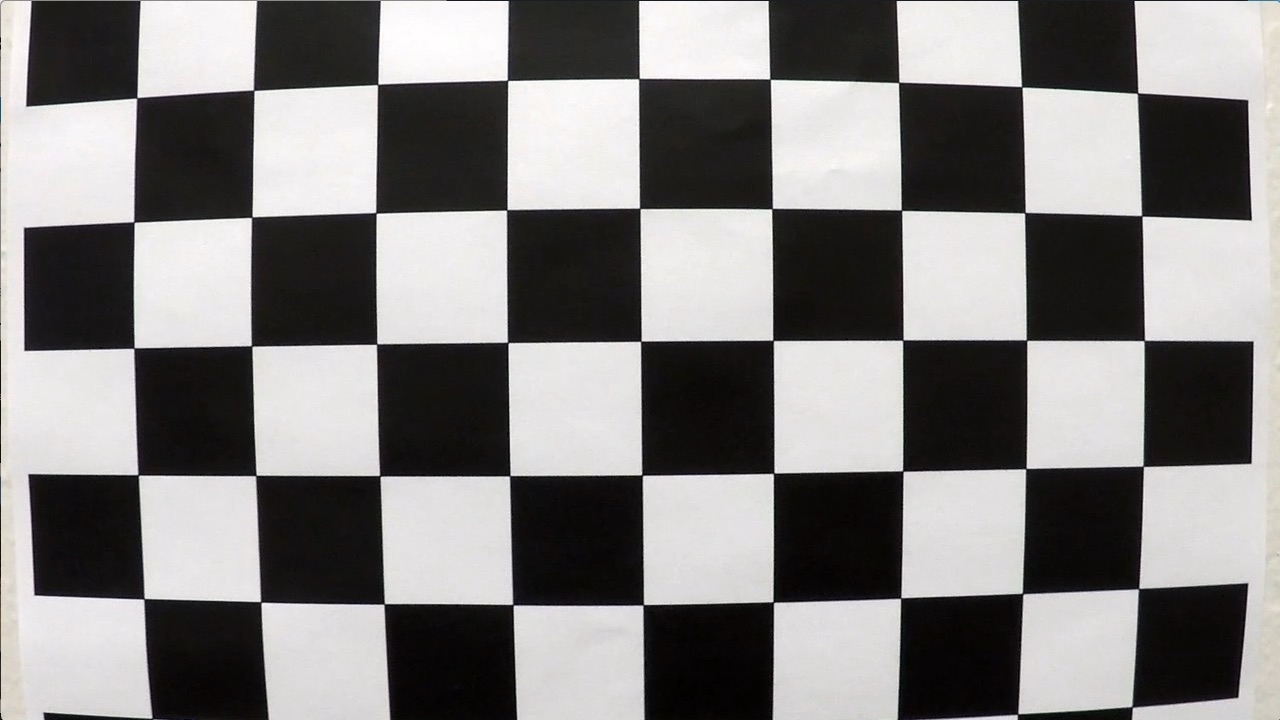
#> input picture P2/camera_cal/calibration1.jpg, 1280 x 720 px
$ jupyter execute --allow-errors P2.ipynb   (older library calls are emulated)   (text cells are left out)
#> lines starting #> are read from the running program, lines starting #| are printed output that depends on the picture; pictures that were not available may be replaced by others from this repository, and a replacement may not be noted
[cell 1]
# ------------------------------------------------- Import ------------------------------------------------- #
import matplotlib.image as mpimg
import matplotlib.pyplot as plt
import numpy as np
import glob
import cv2
import os
# ------------------------------------------------- Import ------------------------------------------------- #

[cell 2]
# ------------------------------------------------- Camera Calibration ------------------------------------------------- #
def Chessboard_Calibrate():

    objp = np.zeros((6*9, 3), np.float32)
    objp[:, :2] = np.mgrid[0:9, 0:6].T.reshape(-1, 2)

    objpoints = []
    imgpoints = []

    images = glob.glob('camera_cal/calibration*.jpg')

    for idx, fname in enumerate(images):

        img = cv2.imread(fname)
        gray = cv2.cvtColor(img, cv2.COLOR_RGB2GRAY)

        ret, corners = cv2.findChessboardCorners(gray, (9, 6), None)

        if ret == True:

            objpoints.append(objp)
            imgpoints.append(corners)

            cv2.drawChessboardCorners(img, (9, 6), corners, ret)

    ret, mtx, dist, rvecs, tvecs = cv2.calibrateCamera(objpoints, imgpoints, img.shape[1:], None, None)

    return mtx, dist

# ------------------------------------------------- Camera Calibration ------------------------------------------------- #

[cell 3]
# ------------------------------------------------- Binary Threshold Image ------------------------------------------------- #
def Binary_Threshold(img):

    # R-channel & S-channel
    hls = cv2.cvtColor(img, cv2.COLOR_RGB2HLS)
    r_channel = img[:, :, 0]
    s_channel = hls[:, :, 2]

    # Sobel binary x-gradient
    gray = cv2.cvtColor(img, cv2.COLOR_RGB2GRAY)

    sobelx = cv2.Sobel(gray, cv2.CV_64F, 1, 0, ksize=11)
    abs_sobelx = np.absolute(sobelx)
    scaled_sobelx = np.uint8(255*abs_sobelx/np.max(abs_sobelx))

    thresh_min = 20
    thresh_max = 100

    sb_binary = np.zeros_like(scaled_sobelx)
    sb_binary[(scaled_sobelx >= thresh_min) & (scaled_sobelx <= thresh_max)] = 1

    # S-binary
    s_thresh_min = 170
    s_thresh_max = 255

    s_binary = np.zeros_like(s_channel)
    s_binary[(s_channel >= s_thresh_min) & (s_channel <= s_thresh_max)] = 1

    # R-binary
    r_thresh_min = 225
    r_thresh_max = 255

    r_binary = np.zeros_like(r_channel)
    r_binary[(r_channel >= r_thresh_min) & (r_channel <= r_thresh_max)] = 1

    combined_binary = np.zeros_like(sb_binary)

    combined_binary[(r_binary == 1) | (sb_binary == 1) | (s_binary == 1)] = 1

    binary_output = combined_binary * 255

    return binary_output

# ------------------------------------------------- Binary Threshold Image ------------------------------------------------- #

[cell 4]
# BT_Test()

[cell 5]
# [31 lines of commented-out code are left out]

[cell 6]
# ------------------------------------------------- Find Lane Lines Utils ------------------------------------------------- #
def Find_Lane_Pixels(img):

    histogram = np.sum(img[img.shape[0]//2:,:], axis=0)

    midpoint = np.int(histogram.shape[0]//2)
    leftx_base = np.argmax(histogram[:midpoint])
    rightx_base = np.argmax(histogram[midpoint:]) + midpoint

    nwindows = 9
    margin = 60
    minpix = 50

    window_height = np.int(img.shape[0]//nwindows)

    nonzero = img.nonzero()
    nonzeroy = np.array(nonzero[0])
    nonzerox = np.array(nonzero[1])

    leftx_current = leftx_base
    rightx_current = rightx_base

    left_lane_inds = []
    right_lane_inds = []

    # Step through the windows one by one
    for window in range(nwindows):

        # Identify window boundaries in x and y (and right and left)
        win_y_low = img.shape[0] - (window+1)*window_height
        win_y_high = img.shape[0] - window*window_height
        win_xleft_low = leftx_current - margin
        win_xleft_high = leftx_current + margin
        win_xright_low = rightx_current - margin
        win_xright_high = rightx_current + margin

        # Identify the nonzero pixels in x and y within the window #
        good_left_inds = ((nonzeroy >= win_y_low) & (nonzeroy < win_y_high) &
        (nonzerox >= win_xleft_low) &  (nonzerox < win_xleft_high)).nonzero()[0]
        good_right_inds = ((nonzeroy >= win_y_low) & (nonzeroy < win_y_high) &
        (nonzerox >= win_xright_low) &  (nonzerox < win_xright_high)).nonzero()[0]

        # Append these indices to the lists
        left_lane_inds.append(good_left_inds)
        right_lane_inds.append(good_right_inds)

        # If you found > minpix pixels, recenter next window on their mean position
        if len(good_left_inds) > minpix:
            leftx_current = np.int(np.mean(nonzerox[good_left_inds]))
        if len(good_right_inds) > minpix:
            rightx_current = np.int(np.mean(nonzerox[good_right_inds]))

    # Concatenate the arrays of indices (previously was a list of lists of pixels)
    try:

        left_lane_inds = np.concatenate(left_lane_inds)
        right_lane_inds = np.concatenate(right_lane_inds)

    except ValueError:

        # Avoids an error if the above is not implemented fully
        pass

    # Extract left and right line pixel positions
    leftx = nonzerox[left_lane_inds]
    lefty = nonzeroy[left_lane_inds]
    rightx = nonzerox[right_lane_inds]
    righty = nonzeroy[right_lane_inds]

    return leftx, lefty, rightx, righty

# ------------------------------------- #

def Fit_Polynomial(img):

    leftx, lefty, rightx, righty = Find_Lane_Pixels(img)

    # Fit a second order polynomial to each using `np.polyfit`
    left_fit = np.polyfit(lefty, leftx, 2)
    right_fit = np.polyfit(righty, rightx, 2)

    # Generate x and y values for plotting
    ploty = np.linspace(0, img.shape[0]-1, img.shape[0])

    try:

        left_fitx = left_fit[0]*ploty**2 + left_fit[1]*ploty + left_fit[2]
        right_fitx = right_fit[0]*ploty**2 + right_fit[1]*ploty + right_fit[2]
        foundFlag = True

    except TypeError:

        # Avoids an error if `left` and `right_fit` are still none or incorrect
        left_fitx = 1*ploty**2 + 1*ploty
        right_fitx = 1*ploty**2 + 1*ploty
        foundFlag = False

    return left_fitx, right_fitx, ploty, left_fit, right_fit, foundFlag

# ------------------------------------- #

# [55 lines left out: functions Fit_Poly, Search_Around_Poly, not called in this run]

# ------------------------------------------------- Find Lane Lines Utils ------------------------------------------------- #

[cell 7]
# ------------------------------------------------- Line Class ------------------------------------------------- #
class Line():

    def __init__(self):

        # Was the line detected in the last iteration?
        self.detected = False

        # x values of the last n fits of the line
        self.recent_xfitted = []

        # Average x values of the fitted line over the last n iterations
        self.bestx = None

        # Polynomial coefficients for the recent n fits
        self.recent_fits = []

        # Polynomial coefficients averaged over the last n iterations
        self.best_fit = None

        # Radius of curvature of the line in some units
        self.radius_of_curvature = None

        # Distance in meters of vehicle center from the line
        self.line_base_pos = None

        # Difference in fit coefficients between last and new fits
        self.diffs = np.array([0,0,0], dtype='float')

# ------------------------------------------------- Line Class ------------------------------------------------- #

[cell 8]
# ------------------------------------------------- Measure Curvature ------------------------------------------------- #
def Calculate_Curvature(ploty, left_fit, right_fit):

    # Define conversions in x and y from pixels space to meters
    ym_per_pix = 30.0/720
    xm_per_pix = 3.7/700

    # Bottom of the image
    y_eval = np.max(ploty)

    if ((left_fit is not None) and (right_fit is not None)):
        # Calculate radius
        left_curverad = ((1 + (2*left_fit[0]*y_eval*ym_per_pix + left_fit[1])**2)**1.5) / np.absolute(2*left_fit[0])
        right_curverad = ((1 + (2*right_fit[0]*y_eval*ym_per_pix + right_fit[1])**2)**1.5) / np.absolute(2*right_fit[0])

        # Calculate center_distance
        midx = 640

        left_bottom = left_fit[0]*y_eval**2 + left_fit[1]*y_eval + left_fit[2]
        right_bottom = right_fit[0]*y_eval**2 + right_fit[1]*y_eval + right_fit[2]

        lane_center = (left_bottom + right_bottom) / 2
        center_dist = (midx - lane_center) * xm_per_pix

    else:
        print('[2] Curvature calculation failed!')
        return 0

    return left_curverad, right_curverad, center_dist

# ------------------------------------------------- Measure Curvature ------------------------------------------------- #

[cell 9]
# ------------------------------------------------- Visualization ------------------------------------------------- #
def Unwarp_Detected_Lane(warped, left_fitx, right_fitx, ploty, Minv):

    # Create an image to draw the lines on
    warp_zero = np.zeros_like(warped).astype(np.uint8)
    color_warp = np.dstack((warp_zero, warp_zero, warp_zero))

    # Recast the x and y points into usable format for cv2.fillPoly()
    pts_left = np.array([np.transpose(np.vstack([left_fitx, ploty]))])
    pts_right = np.array([np.flipud(np.transpose(np.vstack([right_fitx, ploty])))])
    pts = np.hstack((pts_left, pts_right))

    # Draw the lane onto the warped blank image
    cv2.fillPoly(color_warp, np.int_([pts]), (0,255, 0))

    # Warp the blank back to original image space using inverse perspective matrix (Minv)
    newwarp = cv2.warpPerspective(color_warp, Minv, (warped.shape[1], warped.shape[0]))

    return newwarp

# ------------------------------------------------- Visualization ------------------------------------------------- #

[cell 10]
# ------------------------------------------------- Lane Main ------------------------------------------------- #
def Lane_Processings(lane, binary_warped, iter_n, Minv, undist):

    lineL = lane[0]
    lineR = lane[1]

    # Sanity tolerance
    sanThresh = [0.001, 1.0, 100.0]

    # If no lane found in the last frame - Sliding window
    if ((lineL.detected == False) and (lineR.detected == False)):

        # Use sliding window to find initial fits
        left_fitx, right_fitx, ploty, left_fit, right_fit, foundFlag = Fit_Polynomial(binary_warped)

    # If lane detected in the last frame - Search around prior
    else:

        # Use search around prior to find new fits
        left_fitx, right_fitx, ploty, left_fit, right_fit, foundFlag = \
            Search_Around_Poly(binary_warped, lineL.recent_fits[-1], lineR.recent_fits[-1])

    # Update line.detected
    lineL.detected = foundFlag
    lineR.detected = foundFlag

    # If found fits
    if (foundFlag == True):

        # Check if new fit has similar shape
        sanFlag = True

        if ((lineL.best_fit is not None) and (lineR.best_fit is not None)):

            lineL.diffs = abs(left_fit - lineL.best_fit)
            lineR.diffs = abs(right_fit - lineR.best_fit)

            if (                                     \
                ((lineL.diffs[0] > sanThresh[0])  or \
                 (lineL.diffs[1] > sanThresh[1])  or \
                 (lineL.diffs[2] > sanThresh[2])) or \
                ((lineR.diffs[0] > sanThresh[0])  or \
                 (lineR.diffs[1] > sanThresh[1])  or \
                 (lineR.diffs[2] > sanThresh[2]))    \
               ):

                print('Sanity check failed, using the latest data!')

                sanFlag = False
                return lane

        else: # The first frame

            lineL.recent_fits.append(left_fit)
            lineL.recent_xfitted.append(left_fitx)
            lineL.best_fit = left_fit
            lineL.bestx = left_fitx

            lineR.recent_fits.append(right_fit)
            lineR.recent_xfitted.append(right_fitx)
            lineR.best_fit = right_fit
            lineL.bestx = right_fitx

            print('ALF STARTED!')

        # -------------------- End of sanity check -------------------- #

        # Calculate curvature
        left_curverad, right_curverad, center_dist = Calculate_Curvature(ploty, left_fit, right_fit)

        lineL.radius_of_curvature = left_curverad
        lineL.line_base_pos = center_dist

        lineR.radius_of_curvature = right_curverad
        lineR.line_base_pos = center_dist

        # Update current fit
        lineL.recent_fits.append(left_fit)
        lineR.recent_fits.append(right_fit)

        # Add new fit to list
        lineL.recent_xfitted.append(left_fitx)
        lineR.recent_xfitted.append(right_fitx)

        # If number of fits > n
        if ((len(lineL.recent_fits) > iter_n) and (len(lineR.recent_fits) > iter_n)):

            # Pop out the oldest fit
            lineL.recent_fits.pop(0)
            lineR.recent_fits.pop(0)

            # Pop out the oldest fitx
            lineL.recent_xfitted.pop(0)
            lineR.recent_xfitted.pop(0)

        # Update average
        lineL.best_fit = np.average(lineL.recent_fits, axis=0)
        lineR.best_fit = np.average(lineR.recent_fits, axis=0)

        lineL.bestx = np.average(lineL.recent_xfitted, axis=0)
        lineR.bestx = np.average(lineR.recent_xfitted, axis=0)

    # If no fit found - skip the frame
    else:
        print('[1] Functions cannot find lines, using the latest data!')
        return lane

    laneU = [lineL, lineR]

    return laneU

# ------------------------------------------------- Lane Main ------------------------------------------------- #

[cell 11]
# ------------------------------------------------- MAIN ------------------------------------------------- #
def P2_Main(video, videoOut):

    # --- 1. Read in video. --- #
    cap = cv2.VideoCapture(video)

    # --- 2. Get frame size. --- #
    if(cap.isOpened):
        width  = int(cap.get(3))
        height = int(cap.get(4))
    img_size = (width, height)

    ploty = np.linspace(0, 719, 720)

    # --- 3. Init video writer. --- #
    fourcc = 0x7634706d
    out = cv2.VideoWriter(videoOut, fourcc, 25.0, img_size)

    # --- 4. Persp. transform points. --- #
    Psrc = np.float32([
        [(img_size[0] / 2) - 55, img_size[1] / 2 + 100],
        [((img_size[0] / 6) + 5), img_size[1]],
        [(img_size[0] * 5 / 6) + 23, img_size[1]],
        [(img_size[0] / 2 + 58), img_size[1] / 2 + 100]
    ])
    Pdst = np.float32([
        [(img_size[0] / 4), 0],
        [(img_size[0] / 4), img_size[1]],
        [(img_size[0] * 3 / 4), img_size[1]],
        [(img_size[0] * 3 / 4), 0]
    ])

    # --- 5. Params & vars. --- #
    Umtx, Udist = Chessboard_Calibrate()
#> in Chessboard_Calibrate, img is the input picture: shape (720, 1280, 3); mean B, G, R 127.8, 128.4, 130.1
#> in Chessboard_Calibrate, `ret, corners = cv2.findChessboardCorners(gray, (9, 6), None)`: ret = False; corners = None
#> in Chessboard_Calibrate, `ret, mtx, dist, rvecs, tvecs = cv2.calibrateCamera(objpoints, imgpoint..`: ret = 1.09; mtx = [[4587.9, 0, 796.2], [0, 2737, 85.01], [0, 0, 1]]; dist = [[-7.06, 72.59, 0.133, 0.0227, -365.8]]; rvecs = ([0.047, -0.928, 0.0851], [-0.23, 0.938, -0.0387]); tvecs = ([-2.68, 4.51, 46.2], [-12.1, 4.92, 65.31])
#> Umtx = [[4587.9, 0, 796.2], [0, 2737, 85.01], [0, 0, 1]]; Udist = [[-7.06, 72.59, 0.133, 0.0227, -365.8]]
    PM = cv2.getPerspectiveTransform(Psrc, Pdst)
    PMinv = cv2.getPerspectiveTransform(Pdst, Psrc)

    lineL = Line()
    lineR = Line()
    lane = [lineL, lineR]

    iter_n = 9

    # --- 6. Each frame in video. --- #
    while(cap.isOpened):

        ret, frame = cap.read()
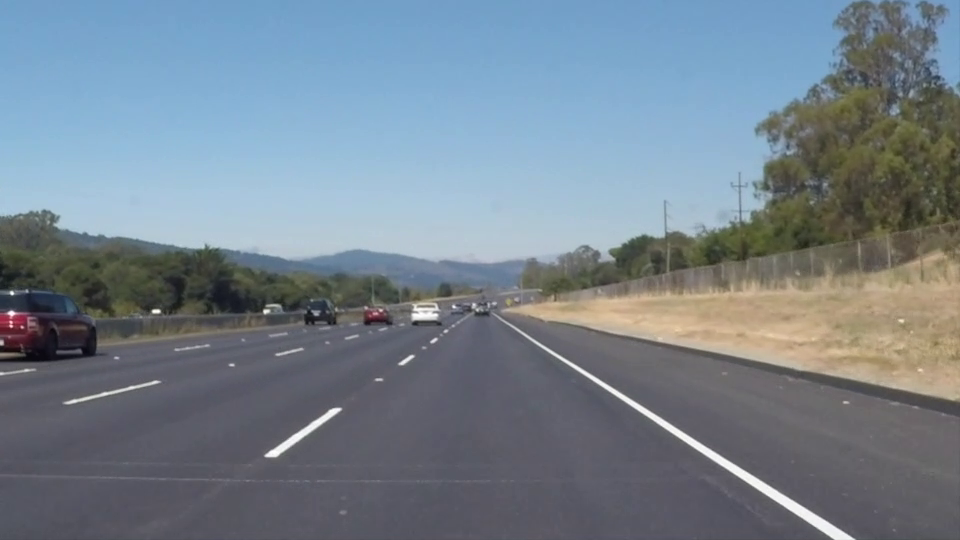
#> input picture frame 22 of P1/solidWhiteRight.mp4, 960 x 540 px, given in place of project_video.mp4, which was not available
#> frame is the input picture: shape (540, 960, 3); mean B, G, R 141.9, 130.7, 117.7
        if(ret == False):
            break

        # -- 6.1. Binary threshold. -- #
        undistorted = cv2.undistort(frame, Umtx, Udist, None, Umtx)
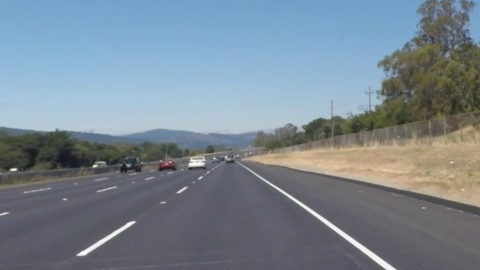
#> undistorted: shape (540, 960, 3) (shown at 1/2 size); mean B, G, R 145.7, 134.6, 121.3

        # -- 6.2. Undistort binimg. -- #

        binimg = Binary_Threshold(undistorted)
#> in Binary_Threshold, `r_channel = img[:, :, 0]`:
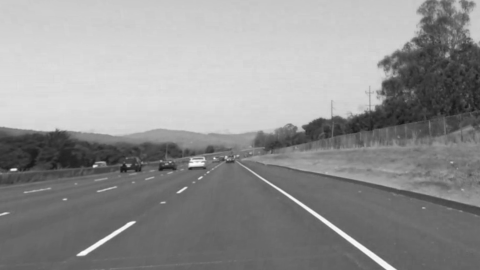
#> r_channel: shape (540, 960) (shown at 1/2 size); min 20, max 254, mean 145.7
#> in Binary_Threshold, `s_channel = hls[:, :, 2]`:
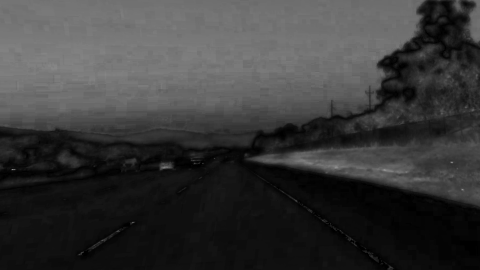
#> s_channel: shape (540, 960) (shown at 1/2 size); min 0, max 209, mean 56.8
#> in Binary_Threshold, `gray = cv2.cvtColor(img, cv2.COLOR_RGB2GRAY)`:
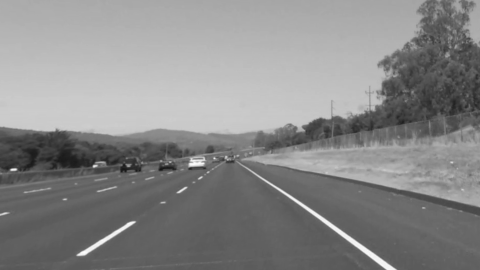
#> gray: shape (540, 960) (shown at 1/2 size); min 21, max 254, mean 136.5
#> in Binary_Threshold, `sobelx = cv2.Sobel(gray, cv2.CV_64F, 1, 0, ksize=11)`:
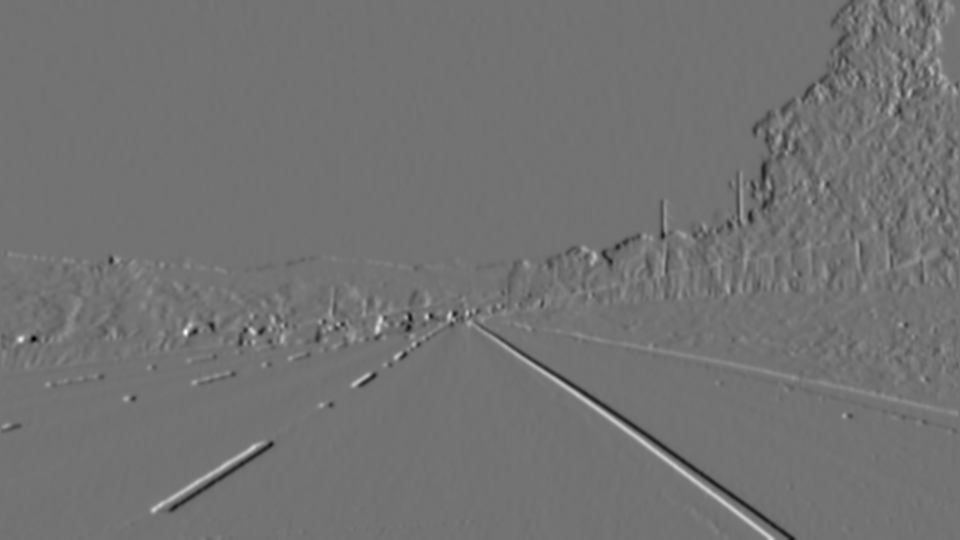
#> sobelx: shape (540, 960) float64; min -13621775, max 16558106, mean -9663.9; drawn with min black and max white
#> (the rest of the program and of its run is left out)
